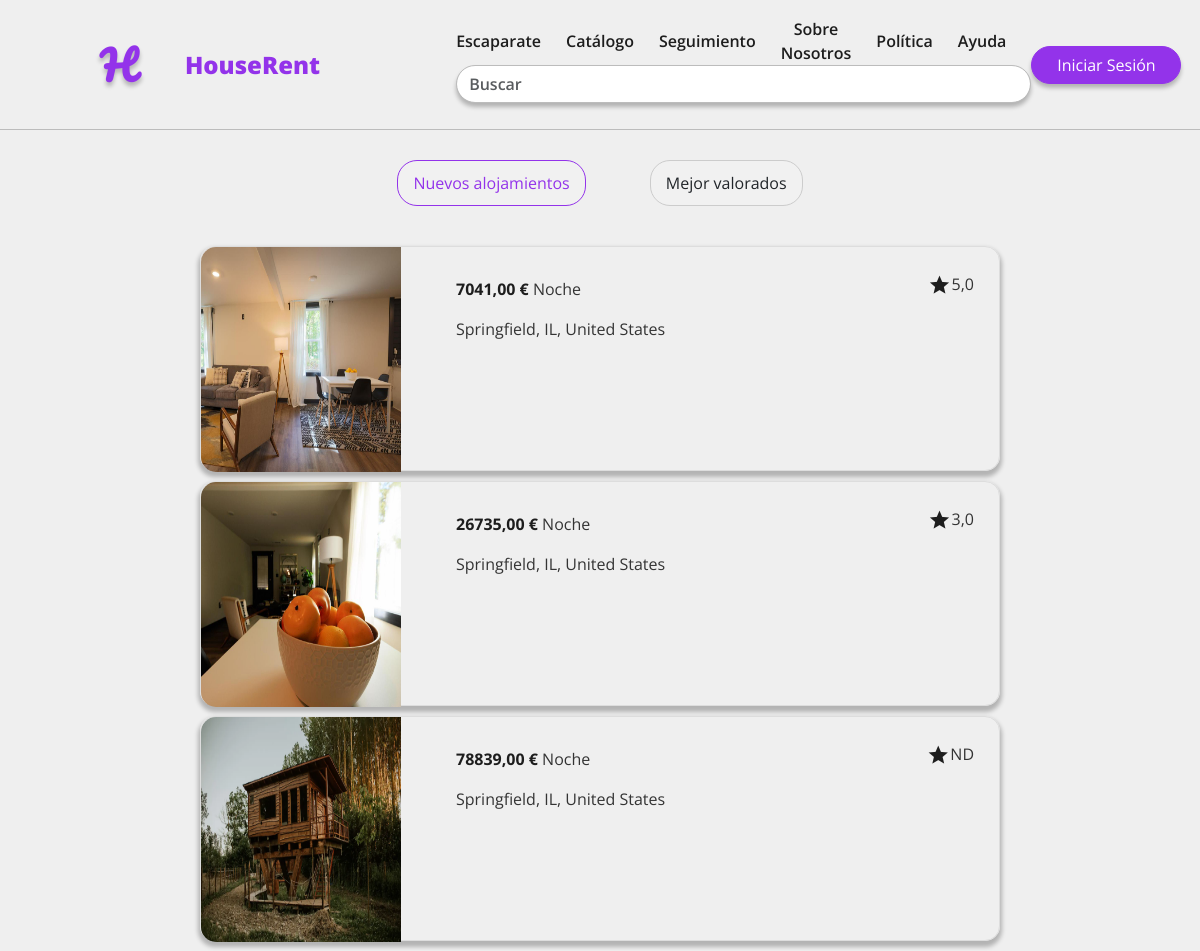
The page / on the database its author committed.
### apps/core/models.py (models this page shows, shortened)
class Accommodation(models.Model):
    name = models.CharField(max_length=256, blank=False, null=False)
    description = models.TextField(max_length=1024, blank=False, null=False)
    capacity = models.PositiveIntegerField(blank=False, null=False, default=1)
    owner = models.ForeignKey(CustomUser, on_delete=models.CASCADE, blank=False, null=False)
    price = models.DecimalField(decimal_places=2, max_digits=8, blank=False, null=False, validators=[MinValueValidator(0)], help_text='Ingresa un valor positivo')
    address = models.ForeignKey(Address, on_delete=models.CASCADE, blank=False, null=False)
    category = models.CharField(max_length=16, choices=Category.choices(), blank=False, null=False)
    service = models.ManyToManyField(Service, blank=True)
    creation_date = models.DateField(auto_now_add=True, blank=False, null=False)
    modification_date = models.DateField(auto_now=True, blank=False, null=False)
    is_active = models.BooleanField(default=True, blank=False, null=False)
    @property
    def average_rating(self):
        return self.comments.aggregate(models.Avg('rating'))['rating__avg']
    class Meta:
        verbose_name = "Alojamiento"
        verbose_name_plural = "Alojamientos"
        indexes = [
            models.Index(fields=['name']),
            models.Index(fields=['owner']),
            models.Index(fields=['category']),
        ]

class Image(models.Model):
    title = models.TextField(max_length=64, blank=False, null=False)
    order = models.PositiveIntegerField(blank=False, null=False)
    image = models.ImageField(
        upload_to="images/",
        blank=False,
        null=False,
        validators=[
            FileExtensionValidator(allowed_extensions=['jpg', 'png', 'jpeg'])
        ]
    )
    alt = models.CharField(max_length=256, blank=False, null=False)
    publication_date = models.DateField(auto_now=True, blank=False, null=False)
    accommodation = models.ForeignKey(Accommodation, on_delete=models.CASCADE, blank=False, null=False)
    class Meta:
        verbose_name = "Imagen"
        verbose_name_plural = "Imágenes"
        unique_together = ('accommodation', 'order')

class Address(models.Model):
    street_number = models.CharField(max_length=8, blank=False, null=False)
    address_line = models.TextField(blank=False, null=False)
    city = models.CharField(max_length=256, blank=False, null=False)
    region = models.CharField(max_length=256, blank=False, null=False)
    country = CountryField(blank_label='(seleccionar país)', blank=False, null=False)
    postal_code = models.CharField(max_length=16, blank=False, null=False)
    class Meta:
        verbose_name = "Dirección"
        verbose_name_plural = "Direcciones"
        indexes = [
            models.Index(fields=['city']),
            models.Index(fields=['region']),
            models.Index(fields=['postal_code'])
        ]

### apps/core/views.py (the view)
# urls.py: path('',views.news,name='home'),
def news(request):
    news_accommodation = Accommodation.objects.filter(Q(is_active=True)).order_by('-creation_date')[:3]
    best_accommodation = sorted(Accommodation.objects.filter(Q(is_active=True)), key=lambda acc: acc.average_rating if acc.average_rating is not None else float('-inf'), reverse=True) [:3]
    for accommodation in news_accommodation:
        accommodation.first_image = Image.objects.filter(accommodation=accommodation, order=1).first()
    for accommodation in best_accommodation:
        accommodation.first_image = Image.objects.filter(accommodation=accommodation, order=1).first()
    return render(request, 'core/news.html', {'news_accommodation': news_accommodation, 'best_accommodation': best_accommodation})

### templates/core/news.html (shortened to what this page needs)
{% extends 'base_generic.html' %}
{% block content %}
{% load static %}
<link rel="stylesheet" type="text/css" href="/static/css/history.css">
<div class="tab-container">
    <div class="tab-buttons">
        <div class="tab-button active" onclick="openTab(event, 'news_accommodation')">Nuevos alojamientos</div>
        <div class="tab-button" onclick="openTab(event, 'best_accommodation')">Mejor valorados</div>
    </div>
    <div id="news_accommodation" class="tab">
        {% for accommodation in news_accommodation %}
        <a href="/accommodation/{{ accommodation.id }}" class="card-history">
            <div class="card-header">
                <img src="{{ accommodation.first_image.image.url }}" alt="{{ news_accommodation.first_image.alt }}" class="card-image">
            </div>
            <div class="card-body">
                <div class="card-body">
                    <p class="card-text"><b class="price"> {{ accommodation.price }} € </b> Noche</p>
                    <p class="card-text">{{ accommodation.address.city }}, {{ accommodation.address.region }}, {{ accommodation.address.country.name }}</p>
                    <div class="rating">
                        <span class="material-symbols-outlined rating-star">
                        </span>
                        <p class="card-text">{{ accommodation.average_rating|default:"ND" }}</p>
                    </div>
                </div>
            </div>
        </a>
        {% endfor %}
    </div>
</div>
{% endblock %}

### static/css/var.css (style rules this page uses)
:root { --c1: #EFEFEF; --c2: #BCBCBC; --c3: #343434; --c4: #1D1D1D; --c5: #9333EA; --c6: #9e1d1d; --f1: 2.5rem; --f2: 1.5rem; --f3: 1rem; --f4: 0.8rem; --f5: 0.6rem; --w1: 800; --w2: 600; --w3: 400; --navbar-altura: 130px; --content-padding: 50px; }

### static/css/navbar.css (style rules this page uses)
* { margin: 0; padding: 0; box-sizing: border-box; font-family: 'Open Sans', sans-serif !important; }
.material-symbols-outlined { font-family: 'Material Symbols Outlined' !important; font-variation-settings: 'FILL' 0, 'wght' 400, 'GRAD' 0, 'opsz' 24; }
body { background-color: var(--c1) !important; }

### static/css/form.css (style rules this page uses)
.card-body { padding: 15px !important; text-align: left; position: relative !important; height: 100px !important; color: var(--c3) !important; }
.price { color: var(--c4) !important; font-weight: bold !important; }
.rating { position: absolute; top: 10px; right: 10px; background: none; border: none; display: flex; align-items: center; justify-content: center; }
.rating-star { color: var(--c4) !important; font-variation-settings: 'FILL' 1, 'wght' 400, 'GRAD' 0, 'opsz' 20; }

### static/css/history.css (style rules this page uses)
.tab-container { display: flex; width: 100%; align-items: center; justify-content: center; flex-direction: column; }
.tab { display: none; }
.tab-button { cursor: pointer; padding: 10px 15px; margin: 30px; border: 1px solid #ccc; background-color: #f1f1f1; display: inline-block; border-radius: 20px; }
.tab-button.active { border-color: var(--c5) !important; color: var(--c5) !important; }
.card-image { max-width: 200px !important; height: 225px !important; display: block !important; margin: 0 !important; border-top-left-radius: 15px !important; border-bottom-left-radius: 15px !important; border-top-right-radius: 0 !important; border-bottom-right-radius: 0 !important; }
.card-header { height: 200px !important; width: 225px !important; border-top-left-radius: 15px !important; border-bottom-left-radius: 15px !important; border-top-right-radius: 0 !important; border-bottom-right-radius: 0 !important; }
.card-history { width: 800px !important; height: 225px !important; margin: 10px !important; display: flex !important; flex-direction: row !important; border-radius: 15px !important; border: 1px solid #ddd !important; box-shadow: 0px 4px 4px 2px rgba(0, 0, 0, 0.25) !important; text-decoration: none; }

### rows shown on the page
Accommodation: first_image.image (picture), price "7041,00", address.city "Springfield", address.region "IL", address.country.name "United States", average_rating "5,0"
Accommodation: first_image.image (picture), price "26735,00", address.city "Springfield", address.region "IL", address.country.name "United States", average_rating "3,0"
Accommodation: first_image.image (picture), price "78839,00", address.city "Springfield", address.region "IL", address.country.name "United States", average_rating "ND"
